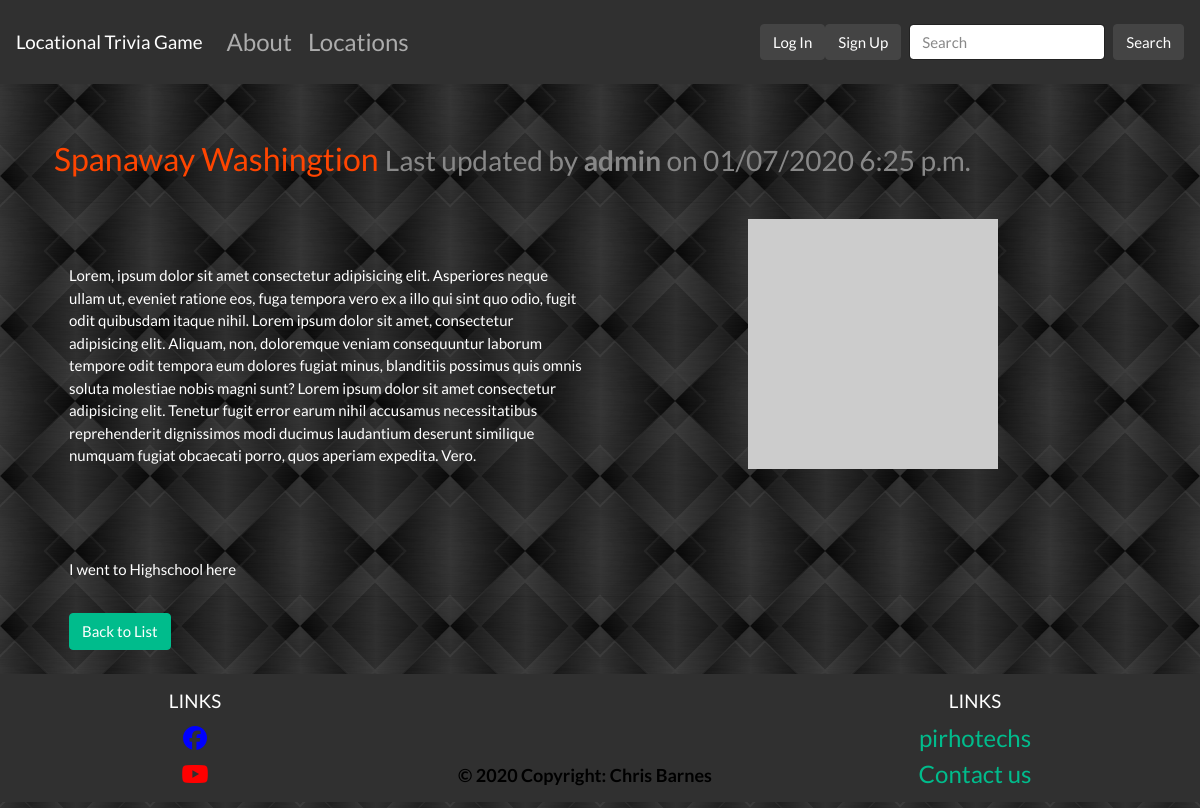
Page /locations/spanaway-washingtion/ on the committed database.
### locations/models.py (models this page shows, shortened)
class Page(models.Model):
    objects = models.Manager()
    slug = models.CharField(max_length=settings.PAGE_TITLE_MAX_LENGTH, blank=True, editable=False, help_text="Unique URL path to access this page. Generated by the system.")
    created = models.DateTimeField(auto_now_add=True, help_text="The date and time this page was created. Automatically generated when the model saves.")
    modified = models.DateTimeField(auto_now=True, help_text="The date and time this page was updated. Automatically generated when the model updates.")
    title = models.CharField(max_length=settings.PAGE_TITLE_MAX_LENGTH, unique=True, default="Title of your page.")
    author = models.ForeignKey(User, on_delete=models.PROTECT, help_text="The user that posted this article.")
    content = models.TextField(default="Write the content of your page here.")

### locations/views.py (the view)
# urls.py: path('<str:slug>/', PageDetailView.as_view(), name='details-page'),
class PageDetailView(DetailView):
    model = Page
    template_name = 'locations/page.html'

### locations/templates/locations/page.html (shortened to what this page needs)
{% extends "base.html" %}
{% block content %}
  <div class="row">
    <div class="col m-4">
        <div class="row">
            <h1>
                {{ page.title }}
                <small class="text-muted">Last updated by <b>{{ page.author.username }}</b> on {{ page.modified|date:"SHORT_DATETIME_FORMAT" }} </small>
            </h1>
        </div>
        <hr>
        <div class="row mt-3">
            <div class="col" style="margin-top: 3em; margin-bottom: 5em;">
                <p>
                    Lorem, ipsum dolor sit amet consectetur adipisicing elit. Asperiores neque ullam ut, eveniet ratione eos,
                    fuga tempora vero ex a illo qui sint quo odio, fugit odit quibusdam itaque nihil. Lorem ipsum dolor sit
                    amet, consectetur adipisicing elit. Aliquam, non, doloremque veniam consequuntur laborum tempore odit
                    tempora eum dolores fugiat minus, blanditiis possimus quis omnis soluta molestiae nobis magni sunt? Lorem
                    ipsum dolor sit amet consectetur adipisicing elit. Tenetur fugit error earum nihil accusamus necessitatibus
                    reprehenderit dignissimos modi ducimus laudantium deserunt similique numquam fugiat obcaecati porro, quos
                    aperiam expedita. Vero.
                </p>
            </div>
            <div class="col text-center">
                <a href="https://placeholder.com"><img src="https://via.placeholder.com/250x250?text=Image+of+this+place"></a>
            </div>
        </div>
        <p>{{ page.content|linebreaksbr }}</p>
        <hr>
        <a href="{% url 'list-page' %}" class="btn btn-success">Back to List</a>
    </div>
  </div>
{% endblock %}

### static/style.css (style rules this page uses)
body { background: lightgrey url("images/background.jpg") center; }
h1 { color: orangered; font-size: xx-large; }
h2, h3, h4, p { color: white; }

### rows in the picture
Page: title "Spanaway Washingtion", author.username "admin", modified "01/07/2020 6:25 p.m.", content "I went to Highschool here"
